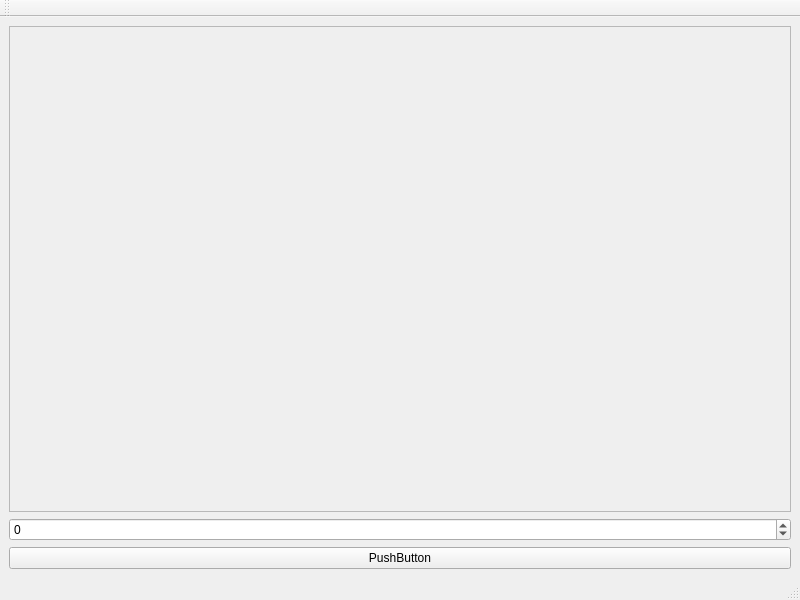
<?xml version="1.0" encoding="UTF-8"?>
<ui version="4.0">
 <class>MainWindow</class>
 <widget class="QMainWindow" name="MainWindow">
  <property name="geometry">
   <rect>
    <x>0</x>
    <y>0</y>
    <width>800</width>
    <height>600</height>
   </rect>
  </property>
  <property name="windowTitle">
   <string>MainWindow</string>
  </property>
  <widget class="QWidget" name="centralwidget">
   <layout class="QVBoxLayout" name="verticalLayout">
    <item>
     <layout class="QHBoxLayout" name="vtk_layout">
      <item>
       <widget class="QFrame" name="vtk_frame">
        <property name="frameShape">
         <enum>QFrame::StyledPanel</enum>
        </property>
        <property name="frameShadow">
         <enum>QFrame::Raised</enum>
        </property>
       </widget>
      </item>
     </layout>
    </item>
    <item>
     <widget class="QSpinBox" name="vtk_spinbox">
      <property name="minimum">
       <number>-25</number>
      </property>
      <property name="maximum">
       <number>25</number>
      </property>
     </widget>
    </item>
    <item>
     <widget class="QPushButton" name="vtk_button">
      <property name="text">
       <string>PushButton</string>
      </property>
     </widget>
    </item>
   </layout>
  </widget>
  <widget class="QMenuBar" name="menubar">
   <property name="geometry">
    <rect>
     <x>0</x>
     <y>0</y>
     <width>800</width>
     <height>22</height>
    </rect>
   </property>
  </widget>
  <widget class="QStatusBar" name="statusbar"/>
  <widget class="QToolBar" name="toolBar">
   <property name="windowTitle">
    <string>toolBar</string>
   </property>
   <attribute name="toolBarArea">
    <enum>TopToolBarArea</enum>
   </attribute>
   <attribute name="toolBarBreak">
    <bool>false</bool>
   </attribute>
  </widget>
 </widget>
 <resources/>
 <connections/>
</ui>
